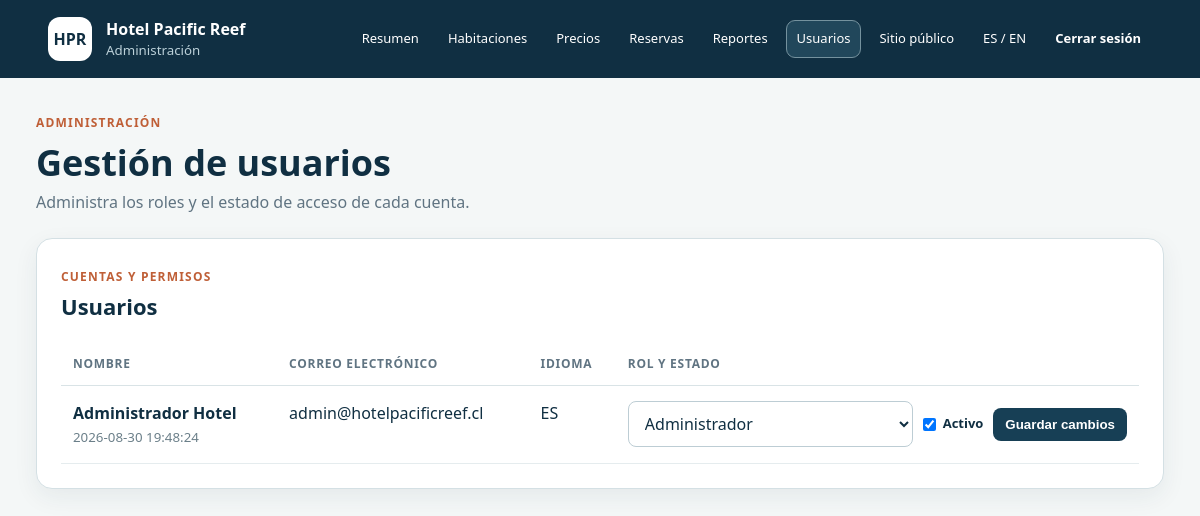
Before: /admin/users.php (signed in) with the older database file.
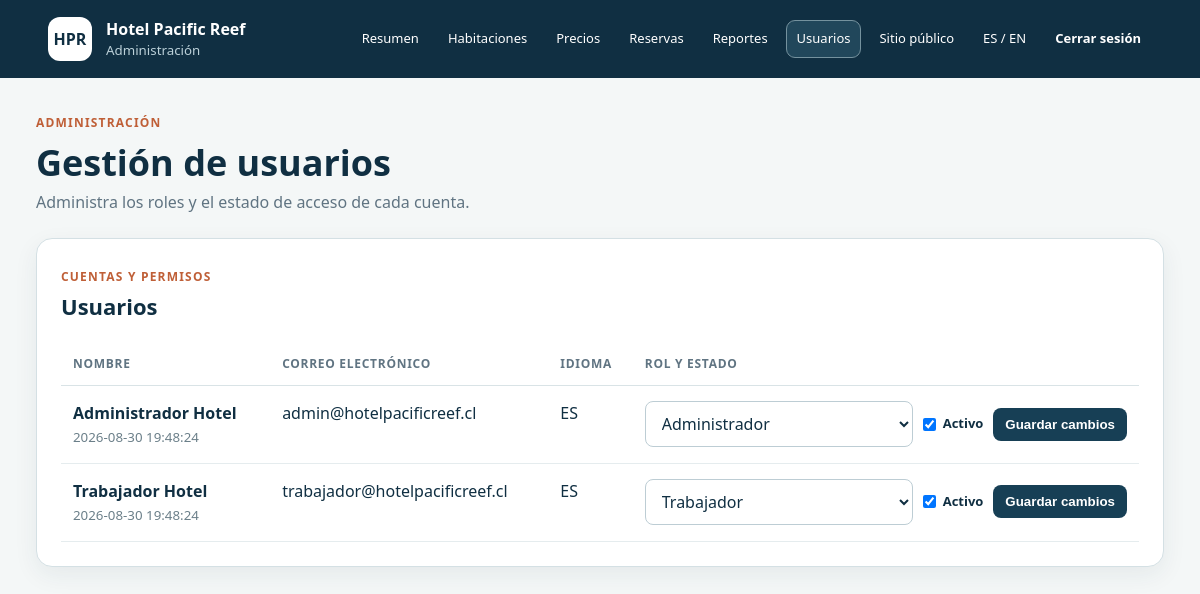
After: the same page with the newer database file.
### tables this page shows
CREATE TABLE users (
    id BIGINT UNSIGNED AUTO_INCREMENT PRIMARY KEY,
    full_name VARCHAR(120) NOT NULL,
    email VARCHAR(190) NOT NULL UNIQUE,
    password_hash VARCHAR(255) NOT NULL,
    role ENUM('client', 'worker', 'administrator') NOT NULL DEFAULT 'client',
    preferred_language ENUM('es', 'en') NOT NULL DEFAULT 'es',
    is_active BOOLEAN NOT NULL DEFAULT TRUE,
    created_at TIMESTAMP NOT NULL DEFAULT CURRENT_TIMESTAMP,
    updated_at TIMESTAMP NOT NULL DEFAULT CURRENT_TIMESTAMP ON UPDATE CURRENT_TIMESTAMP
);

### src/Support/I18n.php (called while the page is built, shortened)
<?php
final class I18n
{
    public static function language(): string
    {
        return (string) ($_SESSION['language'] ?? 'es');
    }
}

### src/Database/Connection.php (called while the page is built, shortened)
<?php
final class Connection
{
    public static function create(): PDO
    {
        $projectRoot = dirname(__DIR__, 2);
        $configFile = $projectRoot . '/config/database.php';
        $config = require (is_file($configFile)
            ? $configFile
            : $projectRoot . '/config/database.example.php');
        $dsn = sprintf(
            'mysql:host=%s;port=%d;dbname=%s;charset=%s',
            $config['host'],
            $config['port'],
            $config['database'],
            $config['charset']
        );
        return new PDO($dsn, $config['username'], $config['password'], [
            PDO::ATTR_ERRMODE => PDO::ERRMODE_EXCEPTION,
            PDO::ATTR_DEFAULT_FETCH_MODE => PDO::FETCH_ASSOC,
            PDO::ATTR_EMULATE_PREPARES => false,
        ]);
    }
}

### config/database.example.php (called while the page is built, shortened)
<?php
return [
    'host' => getenv('DB_HOST') ?: '127.0.0.1',
    'port' => (int) (getenv('DB_PORT') ?: 3306),
    'database' => getenv('DB_NAME') ?: 'hotel_pacific_reef',
    'username' => getenv('DB_USER') ?: 'root',
    'password' => getenv('DB_PASSWORD') ?: '',
    'charset' => 'utf8mb4',
];

### src/Repositories/UserRepository.php (called while the page is built, shortened)
<?php
final class UserRepository
{
    public function all(): array
    {
        return $this->pdo->query(
            "SELECT id, full_name, email, role, preferred_language, is_active, created_at
             FROM users
             ORDER BY FIELD(role, 'administrator', 'worker', 'client'), full_name"
        )->fetchAll();
    }
}

### public/admin/users.php (the view, shortened to what this page needs)
<?php
require dirname(__DIR__) . '/_bootstrap.php';
require_once dirname(__DIR__, 2) . '/src/Database/Connection.php';
require_once dirname(__DIR__, 2) . '/src/Repositories/UserRepository.php';
$users = [];
$roles = ['client' => 'Cliente', 'worker' => 'Trabajador', 'administrator' => 'Administrador'];
try {
    $repository = new UserRepository(Connection::create());
    $users = $repository->all();
} catch (Throwable $exception) {
    $error = $exception->getMessage();
}
?>
<!DOCTYPE html>
<html lang="<?= I18n::language() ?>">
<head><link rel="stylesheet" href="../assets/css/admin.css"><link rel="stylesheet" href="../assets/css/responsive.css"></head>
<body>
<?php renderAdminHeader('users'); ?>
<main>
    <section class="page-heading"><div><p>Administración</p><h1>Gestión de usuarios</h1><span>Administra los roles y el estado de acceso de cada cuenta.</span></div></section>
    <section class="panel table-panel"><div class="panel-heading"><span>Cuentas y permisos</span><h2>Usuarios</h2></div><div class="table-wrap"><table><thead><tr><th>Nombre</th><th>Correo electrónico</th><th>Idioma</th><th>Rol y estado</th></tr></thead><tbody>
    <?php foreach ($users as $user): ?><tr><td><strong><?= escape($user['full_name']) ?></strong><small><?= escape((string) $user['created_at']) ?></small></td><td><?= escape($user['email']) ?></td><td><?= strtoupper(escape($user['preferred_language'])) ?></td><td><form class="user-access-form" method="post"><input type="hidden" name="csrf_token" value="<?= escape(Auth::csrfToken()) ?>"><input type="hidden" name="id" value="<?= (int) $user['id'] ?>"><select name="role" aria-label="Rol de <?= escape($user['full_name']) ?>"><?php foreach ($roles as $value => $label): ?><option value="<?= $value ?>" <?= $user['role'] === $value ? 'selected' : '' ?>><?= $label ?></option><?php endforeach; ?></select><label class="active-check"><input type="checkbox" name="is_active" value="1" <?= (bool) $user['is_active'] ? 'checked' : '' ?>> Activo</label><button type="submit">Guardar cambios</button></form></td></tr><?php endforeach; ?>
    </tbody></table></div></section>
</main>
</body>
</html>

### public/_bootstrap.php (shortened to what this page needs)
<?php
$projectRoot = dirname(__DIR__);
require_once $projectRoot . '/src/Support/I18n.php';
if (!function_exists('escape')) {
    function escape(string $value): string
    {
        return htmlspecialchars($value, ENT_QUOTES, 'UTF-8');
    }
}
if (!function_exists('languageUrl')) {
    function languageUrl(string $language): string
    {
        $return = (string) ($_SERVER['REQUEST_URI'] ?? '/index.php');
        return '/language.php?lang=' . rawurlencode($language) . '&return=' . rawurlencode($return);
    }
}
if (!function_exists('renderAdminHeader')) {
    function renderAdminHeader(string $active): void
    {
        $links = [
            'index' => ['index.php', 'Resumen'],
            'rooms' => ['rooms.php', 'Habitaciones'],
            'prices' => ['prices.php', 'Precios'],
            'reservations' => ['reservations.php', 'Reservas'],
            'reports' => ['reports.php', 'Reportes'],
            'users' => ['users.php', 'Usuarios'],
        ];
        echo '<header class="admin-header"><div><span>HPR</span><div><strong>Hotel Pacific Reef</strong><small>Administración</small></div></div>';
        echo '<nav aria-label="Navegación administrativa">';
        foreach ($links as $key => [$href, $label]) {
            $class = $key === $active ? ' class="active"' : '';
            echo '<a' . $class . ' href="' . $href . '">' . $label . '</a>';
        }
        echo '<a href="../index.php">Sitio público</a>';
        echo '<a href="' . escape(languageUrl(\App\Support\I18n::language() === 'es' ? 'en' : 'es')) . '">ES / EN</a>';
        echo '<form class="nav-form" action="../logout.php" method="post"><input type="hidden" name="csrf_token" value="' . escape(\App\Auth\Auth::csrfToken()) . '"><button type="submit">Cerrar sesión</button></form>';
        echo '</nav></header>';
    }
}

### public/assets/css/admin.css (style rules this page uses)
:root { font-family:"Segoe UI",Arial,sans-serif;color:#102f42;background:#f4f7f7;line-height:1.5 }
* { box-sizing:border-box }
body { margin:0 }
.admin-header { height:78px;background:#102f42;color:#fff;display:flex;align-items:center;justify-content:space-between;padding:0 max(4vw,32px) }
.admin-header>div { display:flex;align-items:center;gap:14px }
.admin-header>div>span { display:grid;place-items:center;width:44px;height:44px;border-radius:12px;background:#fff;color:#102f42;font-weight:800 }
.admin-header strong,.admin-header small { display:block }
.admin-header small { color:#bbd0d8 }
.admin-header a { color:#fff;text-decoration:none;border:1px solid #78919c;border-radius:9px;padding:9px 14px }
main { max-width:1500px;margin:auto;padding:36px }
.page-heading { display:flex;justify-content:space-between;align-items:end;margin-bottom:24px }
.page-heading p,.panel-heading span { margin:0;color:#bf5f37;font-weight:800;text-transform:uppercase;letter-spacing:.1em;font-size:12px }
.page-heading h1 { font-size:36px;margin:4px 0 0 }
.panel { background:#fff;border:1px solid #d4e0e4;border-radius:16px;box-shadow:0 8px 24px #17344712;overflow:hidden }
.panel-heading { position:relative;margin-bottom:20px }
.panel-heading h2 { margin:3px 0;font-size:22px }
label { display:block;font-size:13px;font-weight:700;margin:13px 0 }
input,select,textarea { display:block;width:100%;margin-top:6px;padding:10px 12px;border:1px solid #bdcdd4;border-radius:8px;font:inherit;background:#fff;color:#102f42 }
.table-panel { padding:24px }
.table-wrap { overflow:auto }
table { width:100%;border-collapse:collapse }
th { text-align:left;color:#607482;font-size:12px;text-transform:uppercase;letter-spacing:.06em;border-bottom:1px solid #d9e3e6;padding:12px }
td { padding:15px 12px;border-bottom:1px solid #e5ecee;vertical-align:top }
td small { display:block;color:#6b7f89;margin-top:3px }
.admin-header nav { display:flex;gap:7px;align-items:center }
.admin-header nav a { border-color:transparent;padding:8px 10px;font-size:13px }
.admin-header nav a:hover,.admin-header nav a.active { border-color:#75929e;background:#21475b }
.page-heading>div>span { color:#607482 }
.nav-form { margin:0 }
.nav-form button { padding:8px 10px;border:1px solid transparent;border-radius:9px;color:#fff;background:transparent;font:inherit;font-size:13px;font-weight:700;cursor:pointer }
.user-access-form { display:grid;grid-template-columns:minmax(150px,1fr) auto auto;gap:10px;align-items:center;min-width:430px }
.user-access-form select { margin:0 }
.user-access-form .active-check { display:flex;align-items:center;gap:7px;margin:0;white-space:nowrap }
.user-access-form .active-check input { width:auto;margin:0 }
.user-access-form button { padding:9px 12px;border:0;border-radius:8px;color:#fff;background:#173f55;font-weight:750;cursor:pointer }

### public/assets/css/responsive.css (style rules this page uses)
html, body { max-width: 100%; overflow-x: hidden; }
main, .overview > *, .reservation-layout > *, .admin-layout > *, .dashboard-grid > *, .panel { min-width: 0; }

Changed rows visible on the page:
added users: full_name "Trabajador Hotel", created_at "2026-08-30 19:48:24", email "trabajador@hotelpacificreef.cl", preferred_language "ES", role "Trabajador", is_active "☑"
